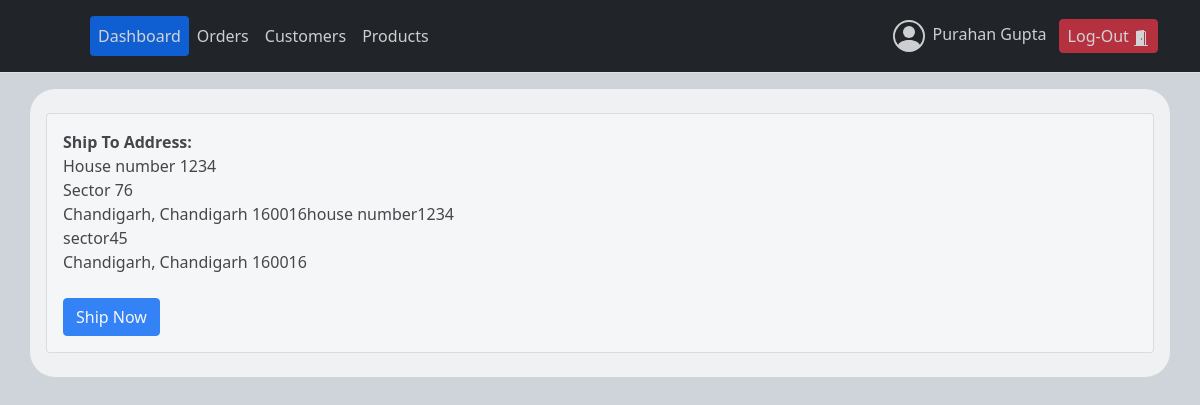
Page /Agroventure/seller/shipping.php?id=1 (signed in) on the committed database.
### tables this page shows
CREATE TABLE `address` (
  `id` int(11) NOT NULL,
  `user_id` int(11) NOT NULL,
  `address1` varchar(255) NOT NULL,
  `address2` varchar(255) NOT NULL,
  `city` varchar(100) NOT NULL,
  `state` varchar(100) NOT NULL,
  `zip` varchar(6) NOT NULL
);

### Agroventure/seller/shipping.php (the view, shortened to what this page needs)
<?php
$servername = "localhost";
$username = "root";
$password = "";
$dbname = "agroventure";
$conn = new mysqli($servername, $username, $password, $dbname);
if(!empty($_GET['id'])) {
    $sql = "SELECT a.* FROM `orders` as o JOIN `address` as a ON(o.user_id=a.user_id) WHERE o.id = ".$_GET['id'];
    $address = $conn->query($sql);
}
?>
<!DOCTYPE html>
<html lang="en">
    <head>
        <link rel="stylesheet" href="../style.css">
        <link href="https://cdn.jsdelivr.net/npm/bootstrap@5.0.1/dist/css/bootstrap.min.css" rel="stylesheet" />
    </head>
    <body style="background-color: #ced4da;">
        <header class="p-3 mb-3 border-bottom bg-dark text-light">
            <div class="container">
                <div class="d-flex flex-wrap align-items-center justify-content-center justify-content-lg-start">
                    <a href="/" class="d-flex align-items-center mb-2 mb-lg-0 text-dark text-decoration-none">
                        <svg class="bi me-2" width="40" height="32" role="img" aria-label="Bootstrap"><use xlink:href="#bootstrap"></use></svg>
                    </a>
                    <ul class="nav col-12 col-lg-auto me-lg-auto mb-2 justify-content-center mb-md-0 nav-pills">
                        <li><a href="dashboard.php" class="link-light navbar-link nav-link px-2 active">Dashboard</a></li>
                        <li><a href="orders.php" class="link-light navbar-link nav-link px-2">Orders</a></li>
                        <li><a href="#" class="link-light navbar-link nav-link px-2">Customers</a></li>
                        <li><a href="products-list.php" class="link-light navbar-link nav-link px-2">Products</a></li>
                    </ul>
                    <div class="row">
                        <div class="col">
                            <span class="display-name mx-2 my-1"><?php echo $_SESSION['fname']." ".$_SESSION['lname'];?></span>
                            <a href="log_out.php">
                                <button type="button" class="mr-3 px-2 py-1 btn btn-danger">Log-Out
                                </button>
                            </a>
                        </div>
                    </div>
                </div>
            </div>
        </header>
        <div class="container my-0 px-3 py-4 bg-light">
            <div class="row text-dark">
                <div class="col">
                    <div class="card">
                        <div class="card-body">
                        <strong>Ship To Address:</strong> <br>
                        <?php
                            if ($address->num_rows > 0) {
                                while($row = $address->fetch_assoc()) {
                                    echo $row['address1'].'<br>'.$row['address2'].'<br>'.$row['city'].', '.$row['state'].' '.$row['zip'];
                                }
                            }
                        ?><br><br>
                        <a class="btn btn-primary" href="shipping-success.php?id=<?php echo $_GET['id'] ?>" role="button">Ship Now</a>
                        </div>
                    </div>
                </div>
            </div>
        </div>
    </body>
</html>

### Agroventure/style.css (style rules this page uses)
.container { opacity: 0.8; border-radius: 25px; width: 80%; }
ul, li, ol { margin: 0px; padding: 0px; list-style: none; }
.nav-link { border-radius: .25rem; }
* { box-sizing: border-box !important; transition: ease all 0.5s; margin: 0px; }
html { scroll-behavior: smooth; }
body { color: #666666; font-size: 14px; font-family: poppins; line-height: 1.80857; font-weight: normal; overflow-x: hidden; }
a { color: #1f1f1f; text-decoration: none !important; outline: none !important; -webkit-transition: all .3s ease-in-out; -moz-transition: all .3s ease-in-out; -ms-transition: all .3s ease-in-out; -o-transition: all .3s ease-in-out; transition: all .3s ease-in-out; }
*, *::after, *::before { -webkit-box-sizing: border-box; -moz-box-sizing: border-box; box-sizing: border-box; }
a { color: #222222; text-decoration: none; outline: none !important; }
a, .btn { text-decoration: none !important; outline: none !important; -webkit-transition: all .3s ease-in-out; -moz-transition: all .3s ease-in-out; -ms-transition: all .3s ease-in-out; -o-transition: all .3s ease-in-out; transition: all .3s ease-in-out; }
button { border: 0; margin: 0; padding: 0; cursor: pointer; }
.nav>li { position: inherit; display: inline-block; vertical-align: middle; }
.container { width:100%; padding-right:15px; padding-left:15px;margin-right:auto;margin-left:auto }
@media (min-width:576px) { .container { max-width:540px } }
@media (min-width:576px) { .container { max-width:1140px } }
.row { display:-ms-flexbox;display:flex;-ms-flex-wrap:wrap; flex-wrap:wrap;margin-right:-15px;margin-left:-15px }

### rows in the picture
address: address1 "House number 1234", address2 "Sector 76", city "Chandigarh", state "Chandigarh", zip "160016"
address: address1 "house number1234", address2 "sector45", city "Chandigarh", state "Chandigarh", zip "160016"

### other values in the picture
$_SESSION['fname'] "Purahan"
$_SESSION['lname'] "Gupta"
